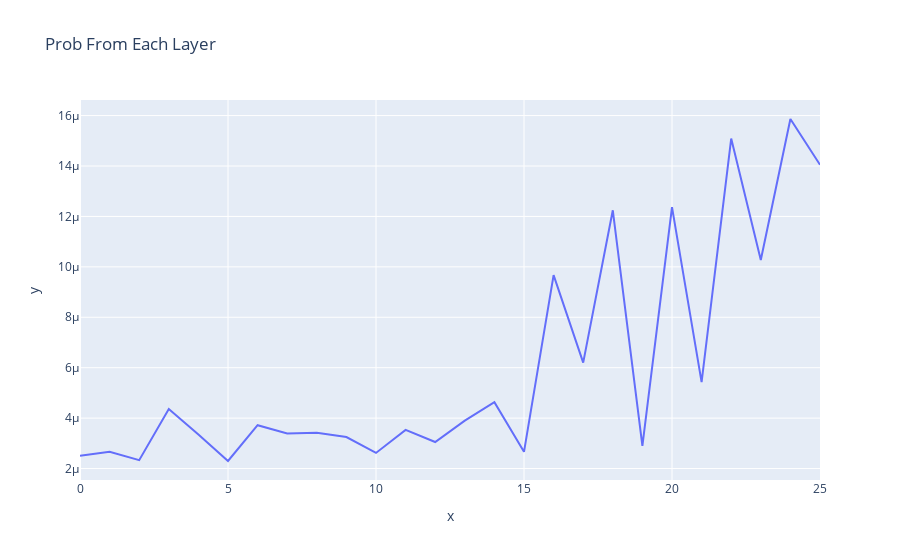

Write notebook code for a chart like this one.
### Markdown cell above
We can repeat the above analysis but for each layer (this is equivalent to the differences between adjacent residual streams)

Note: Annoying terminology overload - layer k of a transformer means the kth **transformer block**, but each block consists of an **attention layer** (to move information around) *and* an **MLP layer** (to process information). 

We see that only attention layers matter, which makes sense! The IOI task is about moving information around (ie moving the correct name and not the incorrect name), and less about processing it. And again we note that attention layer 9 improves things a lot, while attention 10 and attention 11 *decrease* performance

### Code cell
per_layer_residual, labels = cache.decompose_resid(layer=-1, pos_slice=last_token, return_labels=True)
per_layer_probs = residual_stack_to_logit(per_layer_residual, cache)
line(per_layer_probs, hover_name=labels, title="Prob From Each Layer")

### Figure 1 — Plotly figure (JSON) as saved in the notebook; plotly's stock layout.template omitted (floating-point values rounded to 4 significant figures)
{"data": [{"hovertemplate": "<b>%{hovertext}</b><br><br>x=%{x}<br>y=%{y}<extra></extra>", "hovertext": ["embed", "pos_embed", "0_attn_out", "0_mlp_out", "1_attn_out", "1_mlp_out", "2_attn_out", "2_mlp_out", "3_attn_out", "3_mlp_out", "4_attn_out", "4_mlp_out", "5_attn_out", "5_mlp_out", "6_attn_out", "6_mlp_out", "7_attn_out", "7_mlp_out", "8_attn_out", "8_mlp_out", "9_attn_out", "9_mlp_out", "10_attn_out", "10_mlp_out", "11_attn_out", "11_mlp_out"], "legendgroup": "", "line": {"color": "#636efa", "dash": "solid"}, "marker": {"symbol": "circle"}, "mode": "lines", "name": "", "orientation": "v", "showlegend": false, "type": "scatter", "x": [0, 1, 2, 3, 4, 5, 6, 7, 8, 9, 10, 11, 12, 13, 14, 15, 16, 17, 18, 19, 20, 21, 22, 23, 24, 25], "xaxis": "x", "y": [2.506e-06, 2.664e-06, 2.333e-06, 4.362e-06, 3.35e-06, 2.299e-06, 3.719e-06, 3.394e-06, 3.415e-06, 3.251e-06, 2.62e-06, 3.536e-06, 3.053e-06, 3.899e-06, 4.633e-06, 2.664e-06, 9.673e-06, 6.2e-06, 1.225e-05, 2.899e-06, 1.237e-05, 5.428e-06, 1.509e-05, 1.027e-05, 1.586e-05, 1.405e-05], "yaxis": "y"}], "layout": {"legend": {"tracegroupgap": 0}, "title": {"text": "Prob From Each Layer"}, "xaxis": {"anchor": "y", "domain": [0, 1], "title": {"text": "x"}}, "yaxis": {"anchor": "x", "domain": [0, 1], "title": {"text": "y"}}}}
